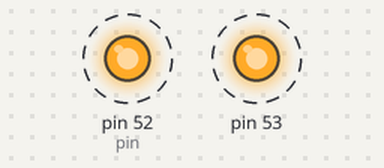
Recording of a sketch running on a simulated Arduino Mega 2560, built with avr-gcc and run on an emulated ATmega2560. On the bench: output pins drawn as LEDs (lit = HIGH). Dashed ring = blinking.

Above: at 0.09 s.
Timing chart, 0 to 3.0 s (numbered marks = the images above):
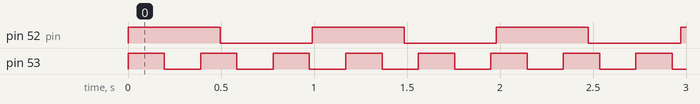

The sketch:

frtos03.ino
```cpp
#include <Arduino_FreeRTOS.h>

struct LedInfo {
  unsigned pin;
  unsigned delay_time;
};

LedInfo led1 = { .pin = 52, .delay_time=500 };
LedInfo led2 = { .pin = 53, .delay_time=200 };

void TaskBlink(void *);

void setup() {
  Serial.begin(9600);
  xTaskCreate(TaskBlink,"task1",128, &led1, 1, NULL);
  xTaskCreate(TaskBlink,"task2",128, &led2, 1, NULL);
  vTaskStartScheduler();
}

void loop(){
}

void TaskBlink(void *pvParameters)  {
  LedInfo li = *(LedInfo*)pvParameters;
  pinMode(li.pin, OUTPUT);
  while(1){
    digitalWrite(li.pin, HIGH);
    vTaskDelay(li.delay_time / portTICK_PERIOD_MS );
    digitalWrite(li.pin, LOW);
    vTaskDelay(li.delay_time / portTICK_PERIOD_MS );
  }
}
```

Measured:
- by itself, pin 52 (pin): alternates HIGH for 0.50 s and LOW for 0.50 s
- by itself, pin 53: alternates HIGH for 0.20 s and LOW for 0.20 s
